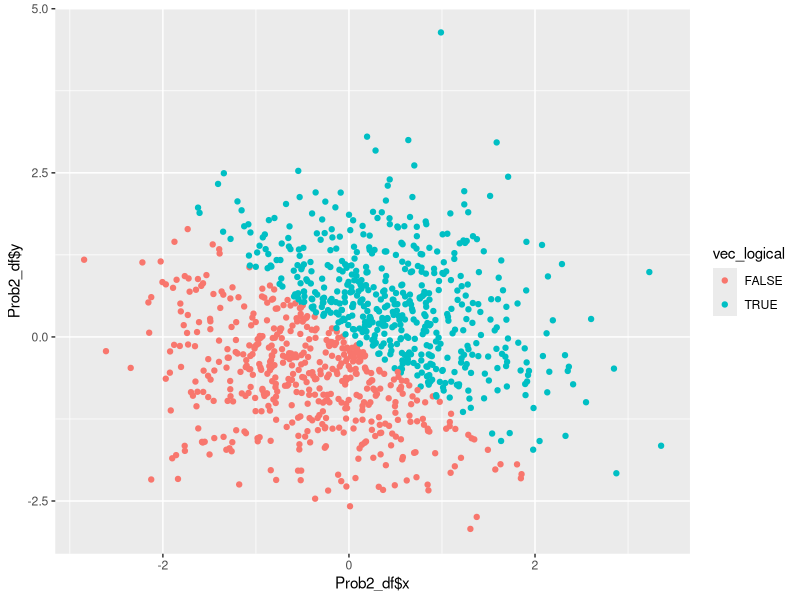
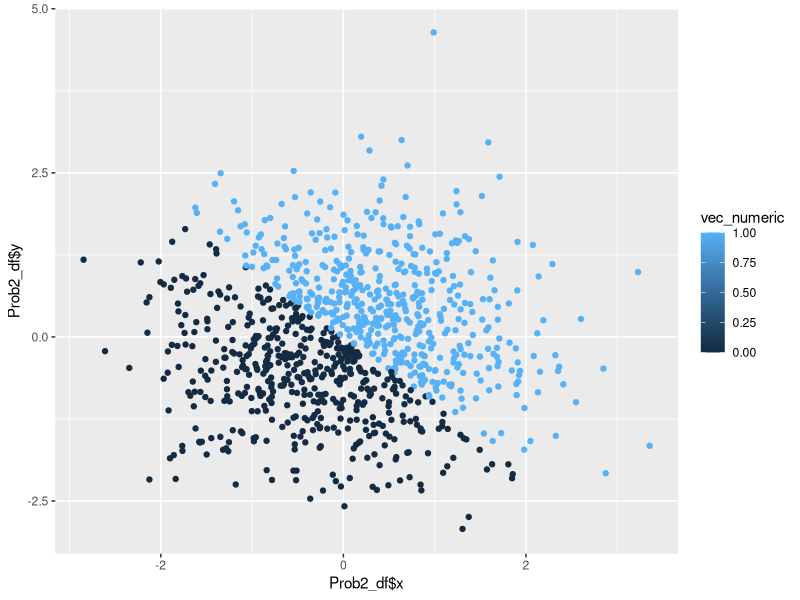
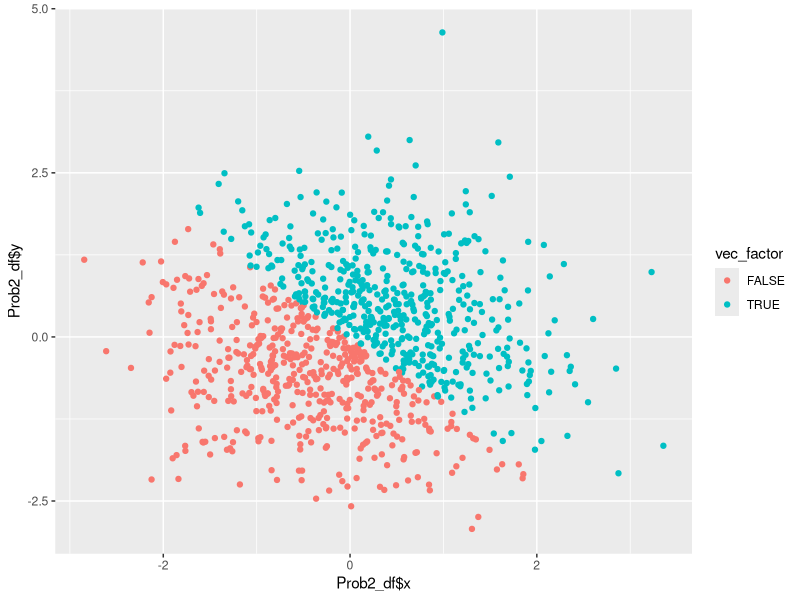

These figures' R source, in order:
## ---- chunk 1
library(tidyverse)
## ---- chunk 2
Prob1_df = tibble(
  vec_numeric = runif(10, min = 0, max = 5),
  vec_logical = c(vec_numeric > 2),
  vec_char = c("I", "am", "happy", "to", "take", "the", "data", "science", "course", "today"),
  vec_factor = factor(c("T", "F", "T", "F", "T", "F", "T", "T", "F", "F"))
)
## ---- chunk 3
class(Prob1_df$vec_numeric)
class(Prob1_df$vec_logical)
class(Prob1_df$vec_char)
class(Prob1_df$vec_factor)
## ---- chunk 4
length(Prob1_df$vec_char)
length(Prob1_df$vec_factor)
## ---- chunk 5
mean(Prob1_df$vec_numeric)
mean(Prob1_df$vec_logical)
mean(Prob1_df$vec_char)
mean(Prob1_df$vec_factor)
## ---- chunk 6
as.numeric(Prob1_df$vec_logical)
as.numeric(Prob1_df$vec_char)
as.numeric(Prob1_df$vec_factor)
## ---- chunk 7
as.factor(Prob1_df$vec_char)
as.numeric(Prob1_df$vec_char)
mean(as.numeric(Prob1_df$vec_char))
class(as.numeric(Prob1_df$vec_char))
## ---- chunk 8
as.character(Prob1_df$vec_factor)
as.numeric(Prob1_df$vec_factor)
mean(as.numeric(Prob1_df$vec_factor))
class(as.numeric(Prob1_df$vec_factor))
## ---- chunk 9
Prob2_df = tibble(
  x = rnorm(1000, mean = 0, sd = 1),
  y = rnorm(1000, mean = 0, sd = 1),
  vec_logical = c(x + y > 0),
  vec_numeric = as.numeric(vec_logical),
  vec_factor = as.factor(vec_logical)
)
## ---- chunk 10
ggplot(Prob2_df, aes(x = Prob2_df$x, y = Prob2_df$y, color = vec_logical)) + geom_point()
## ---- chunk 11
ggplot(Prob2_df, aes(x = Prob2_df$x, y = Prob2_df$y, color = vec_numeric)) + geom_point()
## ---- chunk 12
ggplot(Prob2_df, aes(x = Prob2_df$x, y = Prob2_df$y, color = vec_factor)) + geom_point()
